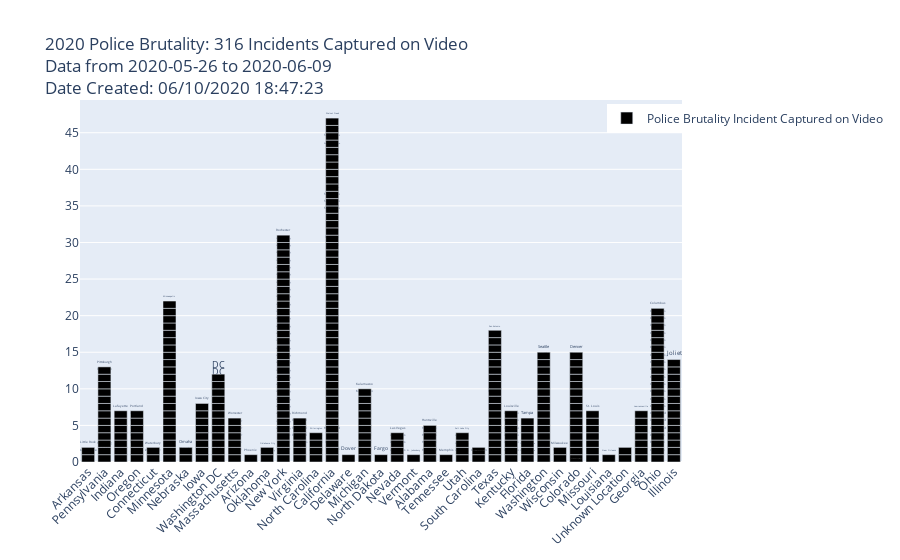

The notebook cell this image was saved under:
### Markdown cell above
# Graphing

### Code cell
by_date = pd_consolidated.groupby('date')
by_date_sum_incidents = by_date.sum()
first_date = by_date_sum_incidents.index[1]
last_date = by_date_sum_incidents.index[len(by_date_sum_incidents.index)-1]

fig = go.Figure(data=[go.Bar(
    x=pd_consolidated['state'],
    y=pd_consolidated['incident_value'],
    marker_color= 'black',
    name = 'Police Brutality Incident Captured on Video',
    text = pd_consolidated['city'],
    hovertext = pd_consolidated['name'],
    customdata = pd_consolidated['date'],
    hovertemplate = "City: %{text}<br>Incident Description: %{hovertext}<br>Date of Incident: %{customdata}<extra></extra>",
    width = .8,
    showlegend = True,
)])

# datetime object containing current date and time
now = datetime.now()
# dd/mm/YY H:M:S
dt_string = now.strftime("%m/%d/%Y %H:%M:%S")

fig.update_layout(title_text = '2020 Police Brutality: {} Incidents Captured on Video<br>Data from {} to {}<br>Date Created: {}'.format(len(pb_data_raw),first_date,last_date,dt_string),
                  barmode='group',
                  xaxis_tickangle=-45,
                  autosize=True,
#                   width=1500,
#                   height=1200,
                  legend_orientation="h",
                  legend=dict(x=.875, y=0.99)
                 )

fig.write_html(r"C:\Users\cdwhi\Documents\Python\My_Code\Police_Brutality_2020\PB_2020_Bar_Graph_Count_by_State\index.html")
fig.show()

### Figure 1 — Plotly figure (JSON) as saved in the notebook; plotly's stock layout.template omitted (floating-point values rounded to 4 significant figures; data arrays with more than 128 entries replaced by an {"elided": "..."} marker saying what was removed)
{"data": [{"customdata": {"elided": "316 str values"}, "hovertemplate": "City: %{text}<br>Incident Description: %{hovertext}<br>Date of Incident: %{customdata}<extra></extra>", "hovertext": {"elided": "316 str values"}, "marker": {"color": "black"}, "name": "Police Brutality Incident Captured on Video", "showlegend": true, "text": {"elided": "316 str values"}, "type": "bar", "width": 0.8, "x": {"elided": "316 str values"}, "y": {"elided": "316 int values"}}], "layout": {"autosize": true, "barmode": "group", "legend": {"orientation": "h", "x": 0.875, "y": 0.99}, "title": {"text": "2020 Police Brutality: 316 Incidents Captured on Video<br>Data from 2020-05-26 to 2020-06-09<br>Date Created: 06/10/2020 18:47:23"}, "xaxis": {"tickangle": -45}}}
